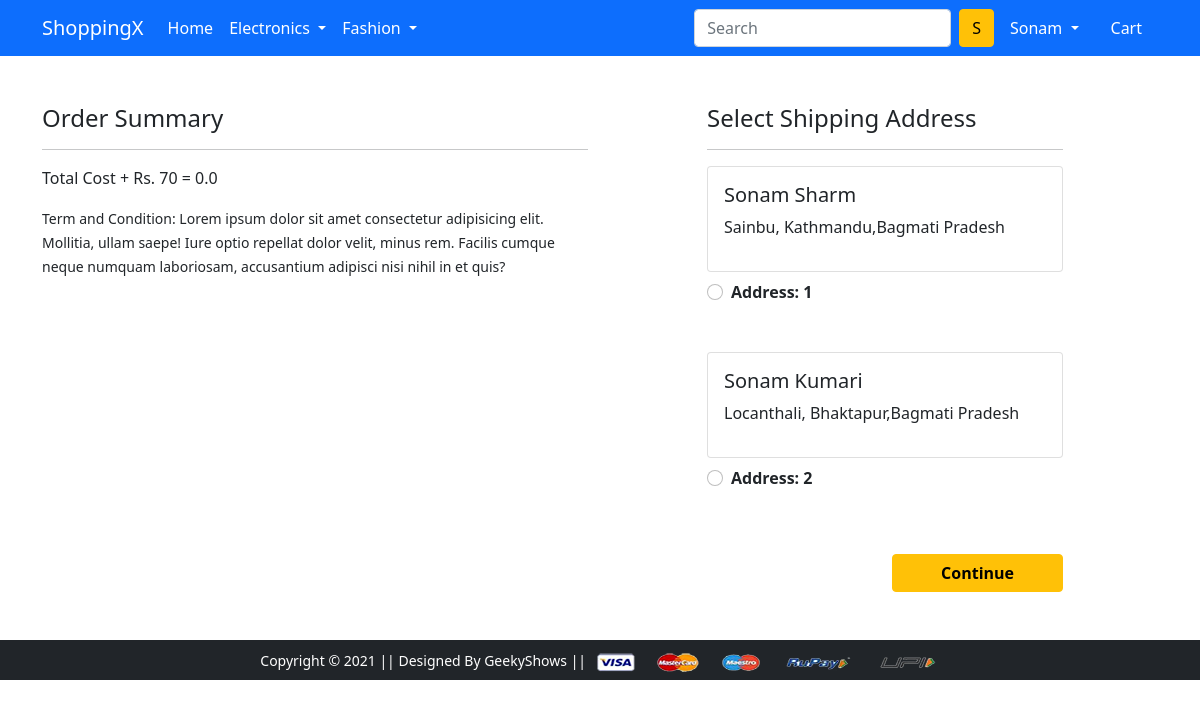
The app's page /checkout/ (signed in), older data.
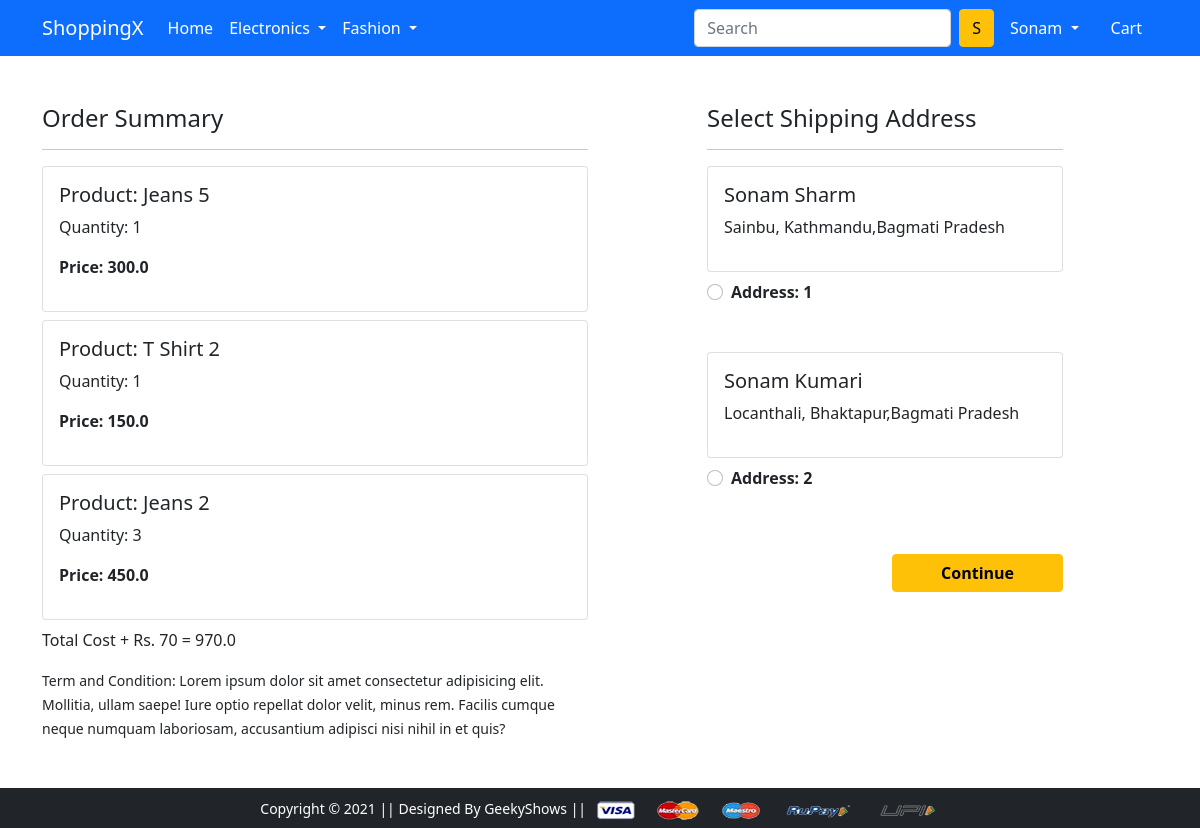
The same page, newer data.
### app/models.py (models this page shows, shortened)
class Customer(models.Model):
    user = models.ForeignKey(User, on_delete=models.CASCADE)
    name = models.CharField(max_length =200)
    locality = models.CharField(max_length=200)
    city = models.CharField(max_length=50)
    zipcode = models.IntegerField()
    state = models.CharField(choices=STATE_CHOICES, max_length=50)

class Cart(models.Model):
    user = models.ForeignKey(User, on_delete=models.CASCADE)
    product = models.ForeignKey(Product, on_delete=models.CASCADE)
    quantity = models.PositiveIntegerField(default=1)
    @property
    def total_cost(self):
        return self.quantity * self.product. discounted_price

class Product(models.Model):
    title = models.CharField(max_length=100)
    selling_price = models.FloatField()
    discounted_price = models. FloatField()
    description = models.TextField()
    brand = models.CharField(max_length=100)
    category = models. CharField(choices=CATEGORY_CHOICES, max_length=2)
    product_image = models.ImageField(upload_to='productimg')

### app/views.py (the view)
# urls.py: path('checkout/', views.checkout, name='checkout'),
@login_required
def checkout(request):
    user = request.user
    add =Customer.objects.filter(user=user)
    cart_items = Cart.objects.filter(user=user)
    amount = 0.0
    shipping_amount =70.0
    totalamount =0.0
    cart_product = [p for p in Cart.objects.all() if p.user == request.user ]
    if cart_product:
        for p in cart_product:
            tempamount = (p.quantity * p.product.discounted_price)
            amount +=tempamount
        totalamount= amount +shipping_amount
    return render(request, 'app/checkout.html',{'add':add, 'totalamount':totalamount, 'cart_items':cart_items})

### app/templates/app/checkout.html (shortened to what this page needs)
{% extends 'app/base.html' %}
{% load static %}
{% block main-content %}
<div class="container">
 <div class="row mt-5">
  <div class="col-sm-6">
    <h4>Order Summary</h4>
    <hr>
    {% for item in cart_items%}
      <div class="card mb-2">
        <div class="card-body">
          <h5>Product: {{item.product.title}}</h5>
          <p>Quantity: {{item.quantity}}</p>
          <p class="fw-bold">Price: {{item.total_cost}}</p>
        </div>
      </div>
      {% endfor %}
      <p class=""> Total Cost + Rs. 70 = {{totalamount}} </p>
    <small>Term and Condition: Lorem ipsum dolor sit amet consectetur adipisicing elit. Mollitia, ullam saepe! Iure optio repellat dolor velit, minus rem. Facilis cumque neque numquam laboriosam, accusantium adipisci nisi nihil in et quis?</small>
  </div>
  <div class="col-sm-4 offset-sm-1">
    <h4>Select Shipping Address</h4>
    <hr>
    <form action="/paymentdone">
    {% for ad in add%}
      <div class="card">
        <div class="card-body">
        <h5>{{ad.name}}</h5>
        <p>{{ad.locality}}, {{ad.city}},{{ad.state}}</p>
        </div>
      </div>
        <div class="form-check mt-2 mb-5">
          <input class="form-check-input" type="radio" name="custid", id="custadd{{forloop.counter}}" value="{{ad.id}}">
          <label class="form-check-label fw-bold" for="">
            Address: {{forloop.counter}} </label>
        </div>
        {% endfor %}
        <div class="text-end">
          <button type="submit" class="btn btn-warning mt-3 px-5 fw-bold">Continue</button>
        </div>
      </form>
    </div>
  </div>
</div>
{% endblock main-content %}

### app/templates/app/base.html (shortened to what this page needs)
<!doctype html>
{% load static %}
<html lang="en">
  <head>
<link href="//maxcdn.bootstrapcdn.com/bootstrap/4.1.1/css/bootstrap.min.css" rel="stylesheet" id="bootstrap-css">
    <link href="https://cdn.jsdelivr.net/npm/bootstrap@5.0.0-beta1/dist/css/bootstrap.min.css" rel="stylesheet">
    <link rel="stylesheet" href="{% static 'app/css/owl.carousel.min.css' %}">
    <link rel="stylesheet" href="{% static 'app/css/all.min.css' %}">
    <link rel="stylesheet" href="{% static 'app/css/style.css' %}">
  </head>
  <body>
    <nav class="navbar navbar-expand-lg navbar-dark bg-primary">
     <div class="container">
       <a class="navbar-brand" href="/">ShoppingX</a>
       <div class="collapse navbar-collapse" id="navbarSupportedContent">
         <ul class="navbar-nav me-auto mb-2 mb-lg-0">
           <li class="nav-item">
             <a class="nav-link active" aria-current="page" href="/">Home</a>
           </li>
           <li class="nav-item dropdown">
             <a class="nav-link dropdown-toggle text-white" href="#" id="electronicsDropdown" role="button" data-bs-toggle="dropdown" aria-expanded="false">
               Electronics
             </a>
           </li>
           <li class="nav-item dropdown">
             <a class="nav-link dropdown-toggle text-white" href="#" id="fashionDropdown" role="button" data-bs-toggle="dropdown" aria-expanded="false">
               Fashion
             </a>
           </li>
         </ul>
         <form method='get' action ='/search' class="d-flex">
           <input class="form-control me-2" type="search" placeholder="Search" aria-label="Search" name="query" id="query">
           <button class="btn btn-warning" type="submit">S</button>
         </form>
         <div>
          <ul class="navbar-nav me-auto mb-2 mb-lg-0">
          {% if request.user.is_authenticated %}
           <li class="nav-item dropdown mx-2">
              <a class="nav-link dropdown-toggle text-white" href="#" id="profileDropdown" role="button" data-bs-toggle="dropdown" aria-expanded="false">
              <span class="text-capitalize">{{ request.user.username|capfirst }}</span>
              </a>
            </li>
            <li class="nav-item mx-2">
             <a href="{% url 'showcart' %}" class="nav-link text-white"> Cart </a>
            </li>
            {% endif %}
          </ul>
         </div>
       </div>
     </div>
    </nav>
    {% block main-content %} {% endblock main-content %}
    <footer class="container-fluid bg-dark text-center p-2 mt-5">
        <small class="text-white">Copyright &copy; 2021 || Designed By GeekyShows || </small>
        <img src="{% static 'app/images/payment.png' %}" alt="" srcset="" class="img-fluid" height="2px">
    </footer>
  </body>
</html>

Row changes from the older to the newer data that the page shows:
added Cart: product "Jeans 5", quantity "1", total_cost "300.0"
added Cart: product "T Shirt 2", quantity "1", total_cost "150.0"
added Cart: product "Jeans 2", quantity "3", total_cost "450.0"
Text that changed along with them:
{{ totalamount }}: "0.0" → "970.0"
